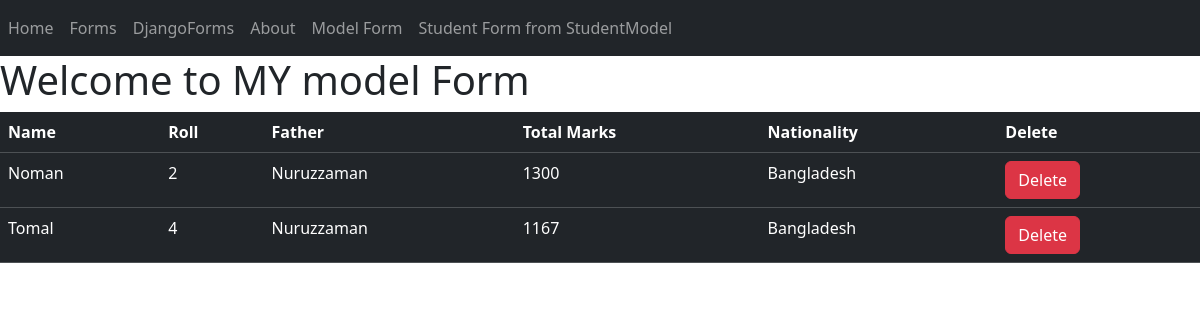
/model_form/, run on the app's committed database.
### first_app/models.py (models this page shows, shortened)
class MyModel(models.Model):
    name = models.CharField(max_length=100, default='Unknown')
    roll = models.IntegerField(primary_key=True, default=0)
    father_name = models.CharField(max_length=100, default='Unknown')
    total_marks = models.IntegerField(default=0)
    nationality = models.CharField(max_length=255, default='Unknown')

### first_app/views.py (the view)
# urls.py: path('model_form/', views.model_form, name='model-form'),
def model_form(request):
    mymodel = models.MyModel.objects.all()
    return render(request, "first_app/model_form.html" , {"mymodel": mymodel})

### first_app/templates/first_app/model_form.html (shortened to what this page needs)
{% extends "base.html" %}
{% block content %}
    <h1>Welcome to MY model Form</h1>
    {% if mymodel %}
    <table class="table table-dark">
        <thead>
            <tr>
                <th scope="col">Name</th>
                <th scope="col">Roll</th>
                <th scope="col">Father</th>
                <th scope="col">Total Marks</th>
                <th scope="col">Nationality</th>
                <th scope="col">Delete</th>
            </tr>
        </thead>
        <tbody>
            {% for user in mymodel %}
            <tr>
                <td scope="col">{{ user.name }}</td>
                <td scope="col">{{ user.roll }}</td>
                <td scope="col">{{ user.father_name }}</td>
                <td scope="col">{{ user.total_marks }}</td>
                <td scope="col">{{ user.nationality }}</td>
                <td scope="col"><button type="button" class="btn btn-danger">Delete</button></td>
            </tr>
            {% endfor %}
        </tbody>
    </table>
    {% else %}
        <h1>No data to show</h1>
    {% endif %}
{% endblock %}

### data on the page
MyModel: name "Noman", roll "2", father_name "Nuruzzaman", total_marks "1300", nationality "Bangladesh"
MyModel: name "Tomal", roll "4", father_name "Nuruzzaman", total_marks "1167", nationality "Bangladesh"
